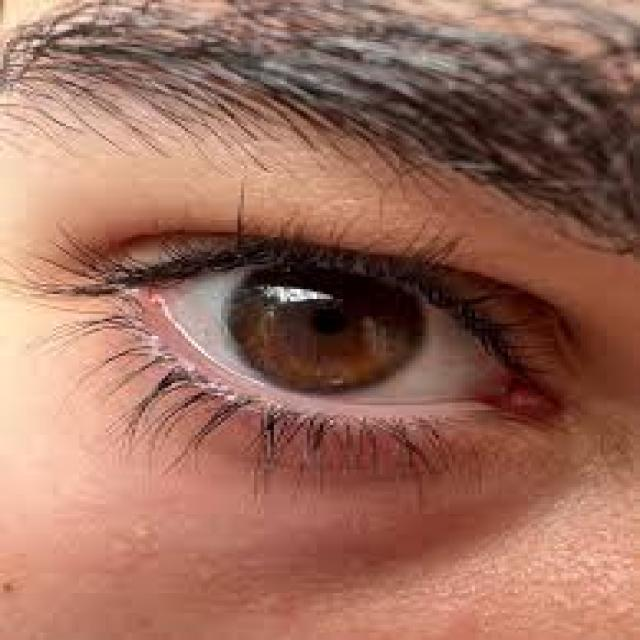
#> input picture Datasets/jaundice/valid/Normal/images-18-_jpeg.rf.f230e17dcf015edb4a8a47eac913f704.jpg, 640 x 640 px; its folder holds only this picture in this run
$ python sanity.py   (older library calls are emulated)
#> lines starting #> are read from the running program, lines starting #| are printed output that depends on the picture; after the words box and inside, x2 and y2 are one past the last pixel; in counts of white or black regions, pixels touching at a corner belong together; long printed decimals are rounded
### engine/sclera_seg.py
import cv2
import numpy as np
import matplotlib.pyplot as plt

def isolate_sclera(image_path, eyebox=None, debug=False):
    """
    Isolate the sclera with high robustness for Jaundice.
    Uses YOLO eyebox for target area and HSV masking for yellow-spectrum tissue.
    """
#> called with debug = False
    img = cv2.imread(image_path)
#> img is the input picture: shape (640, 640, 3); mean B, G, R 92, 108.1, 155.5
    if img is None:
        raise ValueError(f"Could not read image at {image_path}")

    height, width = img.shape[:2]
#> height = 640; width = 640
    mask = np.zeros((height, width), dtype=np.uint8)

    # 1. Target the Eye-Box area (provided by YOLO)
    if eyebox is not None:
        x1, y1, x2, y2 = eyebox.astype(int)
        # Constrain to image boundaries
        x1, y1 = max(0, x1), max(0, y1)
        x2, y2 = min(width, x2), min(height, y2)

        ROI = img[y1:y2, x1:x2]

        # 2. Color Thresholding (Dual: White + Yellow)
        hsv_roi = cv2.cvtColor(ROI, cv2.COLOR_BGR2HSV)

        # Range for Yellowish Sclera (Jaundice)
        # Hue 20-45 captures yellow. Sat 20-255 captures actual pigment.
        lower_yellow = np.array([15, 30, 100])
        upper_yellow = np.array([45, 255, 255])

        # Range for White Sclera (Normal)
        lower_white = np.array([0, 0, 150])
        upper_white = np.array([180, 50, 255])

        mask_yellow = cv2.inRange(hsv_roi, lower_yellow, upper_yellow)
        mask_white = cv2.inRange(hsv_roi, lower_white, upper_white)
        combined_mask = cv2.bitwise_or(mask_yellow, mask_white)

        # 3. Iris Exclusion (The Blackout)
        # Black out the center 40% of the ROI where the iris usually resides
        roi_h, roi_w = ROI.shape[:2]
        cx, cy = roi_w // 2, roi_h // 2
        bw, bh = int(roi_w * 0.2), int(roi_h * 0.2) # radius of center blackout
        cv2.circle(combined_mask, (cx, cy), max(bw, bh), 0, -1)

        # 4. Clean up noise
        kernel = np.ones((5,5), np.uint8)
        combined_mask = cv2.morphologyEx(combined_mask, cv2.MORPH_OPEN, kernel)

        # Place ROI mask back into full image mask
        mask[y1:y2, x1:x2] = combined_mask
    else:
        # Fallback to old global logic if no YOLO box
        hsv = cv2.cvtColor(img, cv2.COLOR_BGR2HSV)
#> hsv: shape (640, 640, 3); mean H, S, V 10.2, 112.9, 155.5
        mask = cv2.inRange(hsv, np.array([0, 0, 150]), np.array([180, 50, 255]))
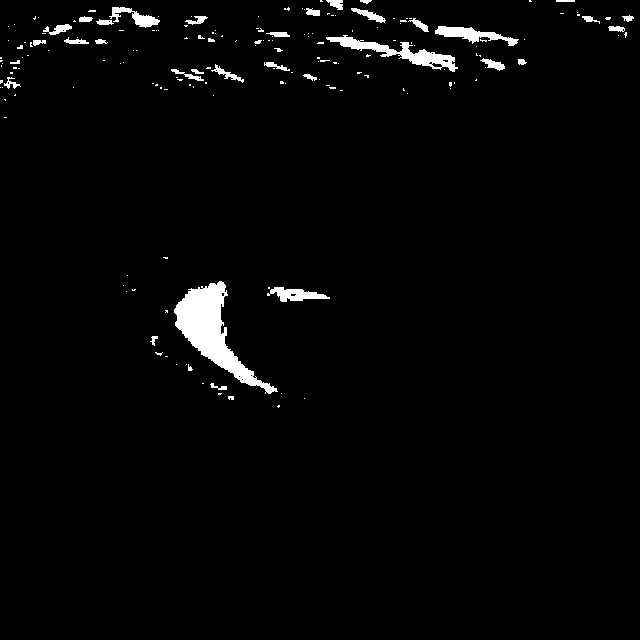
#> mask: shape (640, 640); 2.3% white; 179 white regions (141 under 20 px), largest, box (x1, y1, x2, y2) and area: (174, 281, 278, 394) 3669, (326, 35, 458, 72) 1298, (435, 26, 519, 46) 679

    # 5. Connected Components Filtering (Keep Eye-blob)
    num_labels, labels, stats, centroids = cv2.connectedComponentsWithStats(mask, 8, cv2.CV_32S)
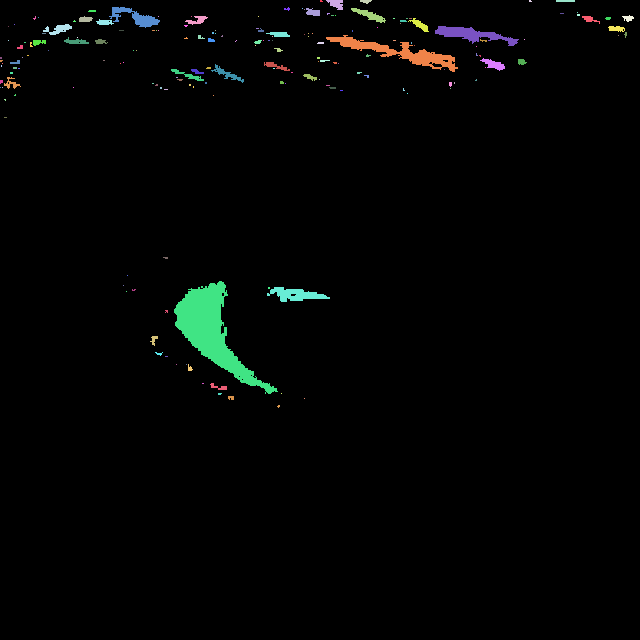
#> labels: shape (640, 640) int32; 180 distinct labels, from 0 to 179; one colour per label, 0 black
#> num_labels = 180; stats = 180 rows, first 6: [0, 0, 640, 640, 400104], [320, 0, 3, 2, 5], [326, 0, 17, 10, 110], [360, 0, 12, 4, 31], [529, 0, 3, 2, 5], [556, 0, 19, 2, 38]; centroids = 180 pairs, first value 0 to 627.8, second value 0.5 to 405.8
    if num_labels > 1:
        # Keep largest blob that isn't the background
        largest_label = 1 + np.argmax(stats[1:, cv2.CC_STAT_AREA])
#> largest_label = 160
        mask = np.where(labels == largest_label, 255, 0).astype('uint8')
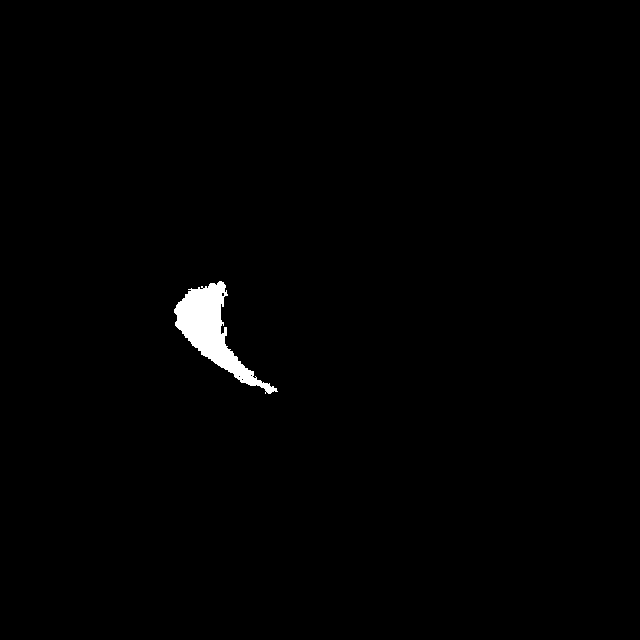
#> mask: shape (640, 640); 0.9% white; 1 white region, box (x1, y1, x2, y2) and area: (174, 281, 278, 394) 3669

    sclera_isolated = cv2.bitwise_and(img, img, mask=mask)
    return sclera_isolated, mask

    if debug:
        # Display intermediate steps
        fig, axes = plt.subplots(1, 4, figsize=(20, 5))
        axes[0].imshow(cv2.cvtColor(img, cv2.COLOR_BGR2RGB))
        axes[0].set_title('Original Image')
        axes[1].imshow(iris_mask, cmap='gray')
        axes[1].set_title('Iris Mask (Hough)')
        axes[2].imshow(white_mask, cmap='gray')
        axes[2].set_title('White Mask (HSV Threshold)')
        axes[3].imshow(cv2.cvtColor(sclera_isolated, cv2.COLOR_BGR2RGB))
        axes[3].set_title('Final Isolate Sclera')
        plt.show()

    return sclera_isolated, sclera_mask

# [2 lines that do not run on import are left out]
    # test_img = "Datasets/jaundice/train/Jaundice/sample.jpg"
    # if os.path.exists(test_img):
    #     isolate_sclera(test_img, debug=True)

### engine/color_logic.py
"""
Color science engine for Hemo-Sclera.
Calculates physiological signals (CIE L*a*b*) from patient tissue regions.
"""
import cv2
import numpy as np

# [24 lines left out: function analyze_anemia_eyelid, not called in this run]

def analyze_jaundice_sclera(image, mask):
    """
    Extracts the average b* channel value (Blue -> Yellow axis)
    from the sclera region.
    """
    if image is None:
        return None

    # Convert BGR to CIE L*a*b*
    lab = cv2.cvtColor(image, cv2.COLOR_BGR2Lab)
#> lab: shape (640, 640, 3); mean of channels 0, 1, 2 126.2, 145, 144.8
    b_channel = lab[:, :, 2]
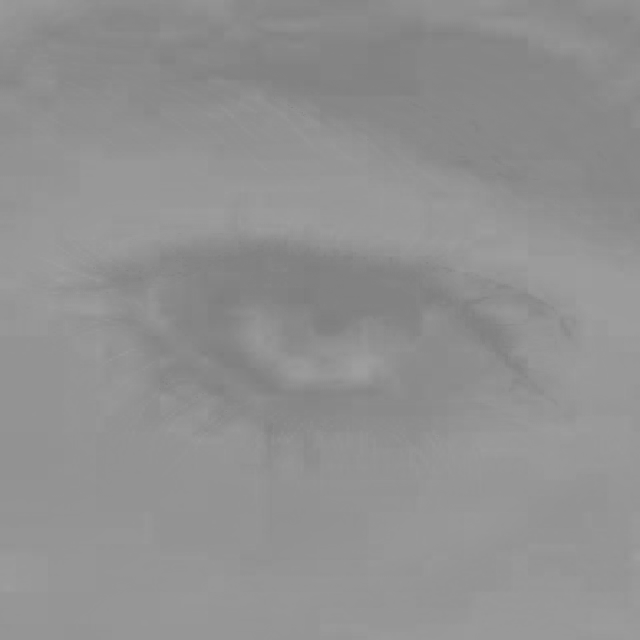
#> b_channel: shape (640, 640); min 125, max 160, mean 144.8

    if mask is not None:
        # Ensure mask is 1-channel grayscale and matches image dimensions
        if len(mask.shape) > 2:
            mask = cv2.cvtColor(mask, cv2.COLOR_BGR2GRAY)
        if mask.shape[:2] != image.shape[:2]:
            mask = cv2.resize(mask, (image.shape[1], image.shape[0]), interpolation=cv2.INTER_NEAREST)

        # Calculate mean within the mask
        mean_val = cv2.mean(b_channel, mask=mask)[0]
#> mean_val = 132.1
        return mean_val

    return float(np.mean(b_channel))

# [5 lines left out: function extract_mean_color, not called in this run]

def refine_tissue_mask(cropped_bgr_image):
    """Deprecated: Kept for legacy compatibility."""
    return None, 0.0, 0.0

### sanity.py
import os
import cv2
import glob
import numpy as np

try:
    from engine.sclera_seg import isolate_sclera
    from engine.color_logic import analyze_jaundice_sclera
except ImportError:
    pass

def test_group(path, count=5):
    images = glob.glob(os.path.join(path, "*.jpg")) + glob.glob(os.path.join(path, "*.png"))
    results = []

    for img_path in images[:count]:
        try:
            _, mask = isolate_sclera(img_path)
            img = cv2.imread(img_path)
            b_star = analyze_jaundice_sclera(img, mask)
#> b_star = 132.1
            if b_star is not None:
                results.append(b_star)
        except Exception as e:
            print(f"Error on {img_path}: {e}")

    avg = np.mean(results) if results else 0
#> avg = 132.1
    print(f"Group: {os.path.basename(path)}")
    print(f"Values tested: {results}")
#| Values tested: [132.077]
    print(f"Average b* : {avg:.2f}")
#| Average b* : 132.08

print("Running Scientific Sanity Check...")
test_group("Datasets/jaundice/valid/Normal", 5)
print("---")
test_group("Datasets/jaundice/valid/Jaundice", 5)
